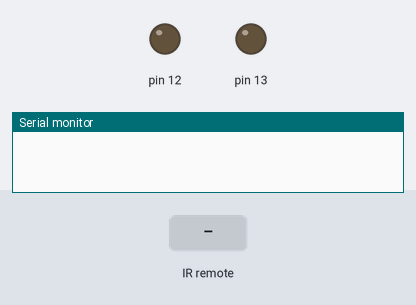
The sketch below on a simulated Arduino Uno, built with avr-gcc and run on an emulated ATmega328P. On the bench: output pins drawn as LEDs (lit = HIGH), the last lines printed to the serial monitor. Inputs (shaded band) come from the test bench.

Above: at 1.2 s.
1.3 s: infrared code 0x499BEE received
At 2.5 s:
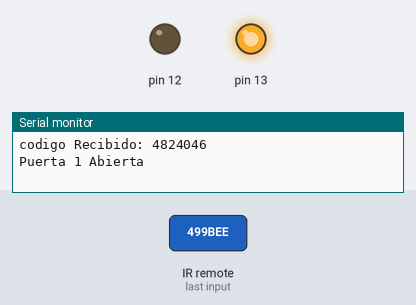
2.8 s: infrared code 0xEBA381 received
At 3.7 s:
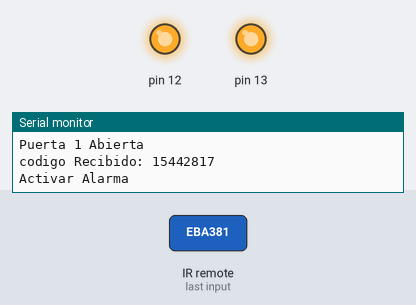
4.3 s: infrared code 0xEBA384 received
At 4.8 s:
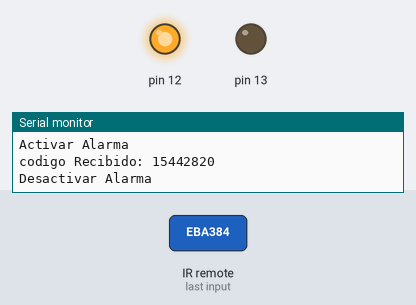
5.8 s: infrared code 0xEBA388 received
At 7.1 s:
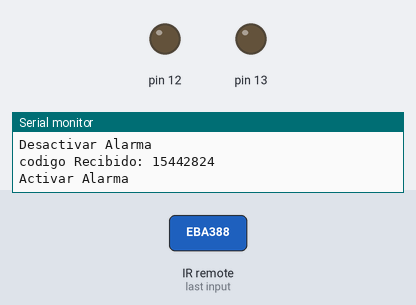
Timing chart, 0 to 8.3 s (numbered marks = the images above; inputs shaded):
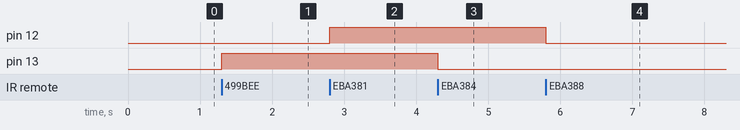

Measured:
- after the input at 1.3 s, pin 13: LOW → HIGH at once
- after the input at 2.8 s, pin 12: LOW → HIGH at once
- after the input at 4.3 s, pin 13: HIGH → LOW at once
- after the input at 5.8 s, pin 12: HIGH → LOW at once

The sketch:

RCSwitch_RX.ino
```cpp
/*
codigo creado por ing edison viveros
  funciona muy bien el codigo
*/

#include <RCSwitch.h>

RCSwitch mySwitch = RCSwitch();

void setup()
{
  pinMode(13,OUTPUT);
  pinMode(12,OUTPUT);
  Serial.begin(9600);
  mySwitch.enableReceive(0);  // pin #2 de arduino como RX
}

void loop()
{
  if (mySwitch.available())
  {
    long  int value = mySwitch.getReceivedValue();//en la libreria viene int
    if (value == 0)
    {
      Serial.println("error de codigo");
    }
    else
    {
      Serial.print("codigo Recibido: ");
      Serial.println(value);
     // Serial.println( mySwitch.getReceivedValue() );
      //////////compara dato recibido
      if(value == 956393)
        {
          digitalWrite(13,HIGH);
          Serial.println("Sensor de Presencia Activado");  //ENVIO AL PC EL CODIGO

        }
        //////////compara dato recibido
        if(value == 15442820)

        {
          digitalWrite(13,LOW);
          Serial.println("Desactivar Alarma");  //ENVIO AL PC EL CODIGO
        }
        ///////////////
        if(value == 4824046)//control remoto rojo
        {
          digitalWrite(13,HIGH);
          Serial.println("Puerta 1 Abierta");  //ENVIO AL PC EL CODIGO
        }
        if(value == 15442818)//apago led

        {
          digitalWrite(13,LOW);
          Serial.println("Activar Alarma");  //ENVIO AL PC EL CODIGO
        }

        if(value == 15442817)//apago led

        {
          digitalWrite(12,HIGH);
          Serial.println("Activar Alarma");  //ENVIO AL PC EL CODIGO
        }

        if(value == 15442824)//apago led

        {
          digitalWrite(12,LOW);
          Serial.println("Activar Alarma");  //ENVIO AL PC EL CODIGO
        }

        ///////////////
    }//else


    mySwitch.resetAvailable();
  }//if
}//void
```
